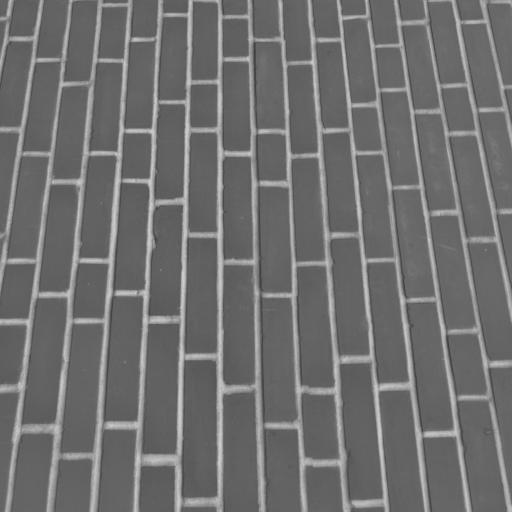
#> input picture brick.jpg, 512 x 512 px
$ python reference_version.py
#> lines starting #> are read from the running program, lines starting #| are printed output that depends on the picture; long printed decimals are rounded
#> in main, image is the input picture: shape (512, 512); min 58, max 210, mean 111.4
import math
from PIL import Image
import numpy as np
import math
import matplotlib.pyplot as plt

from skimage.filters import window, difference_of_gaussians
from scipy.fft import ifft2, fft2, fftshift
from skimage.registration import phase_cross_correlation
from skimage.transform import rotate, rescale

ANGLE = 24
SCALE = 1.4
SHIFTR = 30
SHIFTC = 15

import numpy as np
import matplotlib.pyplot as plt


def phase_correlation(a, b):
    G_a = np.fft.fft2(a)
    G_b = np.fft.fft2(b)
    conj_b = np.ma.conjugate(G_b)
    R = G_a * conj_b
    R /= np.absolute(R)
    r = np.fft.ifft2(R).real
    shifts = np.unravel_index(r.argmax(), a.shape)
    return shifts


def laplacian_of_gaussians(width, height, sigma):
    out = np.zeros((height, width))
    scale = -1 / (math.pi * sigma**4)
    scale2 = 1 / (2 * sigma**2)
    for row in range(height):
        for col in range(width):
            x = col - width // 2
            y = row - height // 2

            mdist = (x**2 + y**2) / (2 * sigma**2)
            out[row, col] = scale * (1 - mdist) * math.exp(-mdist)
    return out


def make_log_filter(width, height, sigma):
    spatial = laplacian_of_gaussians(width, height, sigma)
    return fftshift(fft2(spatial))


def _log_polar_mapping(row, col, k_angle, k_radius, center):
    """Inverse mapping function to convert from cartesian to polar coordinates."""
    angle = col / k_angle
    rr = (np.exp(row / k_radius) * np.sin(angle)) + center[0]
    cc = (np.exp(row / k_radius) * np.cos(angle)) + center[1]
    return rr, cc


def warp_polar2(image, radius, output_shape):
    height, width = output_shape
    center = (np.array(image.shape)[:2] / 2) - 0.5
    k_angle = height / (2 * np.pi)

    k_radius = width / np.log(radius)
    warped_image = np.zeros(output_shape, dtype=image.dtype)

    for y in range(height):
        for x in range(width):
            angle = y / k_angle
            rr = (np.exp(x / k_radius)) * np.sin(angle) + center[0]
            cc = (np.exp(x / k_radius)) * np.cos(angle) + center[1]

            # Bilinear interpolation
            x0 = int(np.floor(cc))
            x1 = x0 + 1
            y0 = int(np.floor(rr))
            y1 = y0 + 1

            # Check if all interpolation points are within bounds
            if (
                0 <= x0 < image.shape[1]
                and 0 <= x1 < image.shape[1]
                and 0 <= y0 < image.shape[0]
                and 0 <= y1 < image.shape[0]
            ):

                # Calculate interpolation weights
                wx = cc - x0
                wy = rr - y0

                # Perform bilinear interpolation
                top = image[y0, x0] * (1 - wx) + image[y0, x1] * wx
                bottom = image[y1, x0] * (1 - wx) + image[y1, x1] * wx
                warped_image[y, x] = top * (1 - wy) + bottom * wy
            else:
                # Handle boundary cases with nearest neighbor
                input_x = int(round(cc))
                input_y = int(round(rr))

                if 0 <= input_x < image.shape[1] and 0 <= input_y < image.shape[0]:
                    warped_image[y, x] = image[input_y, input_x]
                else:
                    warped_image[y, x] = 0

    return warped_image


def tukey_value(n, size, alpha):
    """
    Compute the Tukey window value for a given index.

    Parameters:
    - n: Index for which to compute the Tukey window value.
    - size: Size of the window dimension.
    - alpha: Shape parameter of the Tukey window.

    Returns:
    - value: Tukey window value at index n.
    """
    if n < alpha * (size - 1) / 2:
        value = 0.5 * (1 + np.cos(np.pi * (2 * n / (alpha * (size - 1)) - 1)))
    elif n <= (size - 1) * (1 - alpha / 2):
        value = 1
    else:
        value = 0.5 * (
            1 + np.cos(np.pi * (2 * n / (alpha * (size - 1)) - 2 / alpha + 1))
        )
    return value


def tukey_window_2d(width, height, alpha):
    """
    Create a 2D Tukey window using a single nested for loop.

    Parameters:
    - alpha: Shape parameter of the Tukey window.

    Returns:
    - window_2d: 2D Tukey window.
    """
    window_2d = np.zeros((height, width))

    for i in range(height):
        for j in range(width):
            tukey_i = tukey_value(i, height, alpha)
            tukey_j = tukey_value(j, width, alpha)
            window_2d[i, j] = tukey_i * tukey_j

    return window_2d


def has_at_least_one_factor_of_three(n):
    return n % 3 == 0


def is_composed_of_2s_and_3s(n):
    while n % 2 == 0:
        n //= 2
    while n % 3 == 0:
        n //= 3
    return n == 1


def round_up_to_next_valid_number(n):
    while True:
        if is_composed_of_2s_and_3s(n) and has_at_least_one_factor_of_three(n):
            return n
        n += 1


def pad_for_fft(image):
    old_height, old_width = image.shape
    new_width = round_up_to_next_valid_number(image.shape[1])
    new_height = round_up_to_next_valid_number(image.shape[0])
    out = np.zeros((new_height, new_width))
    out[0:old_height, 0:old_width] = image[0:old_height, 0:old_width]
    return out


def apply_changes(image):
    # Apply some changes
    translated = image[SHIFTR:, SHIFTC:]
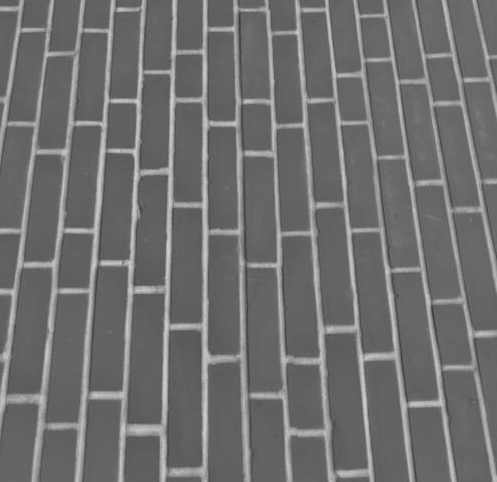
#> translated: shape (482, 497); min 58, max 210, mean 111.5
    rotated = rotate(translated, ANGLE)
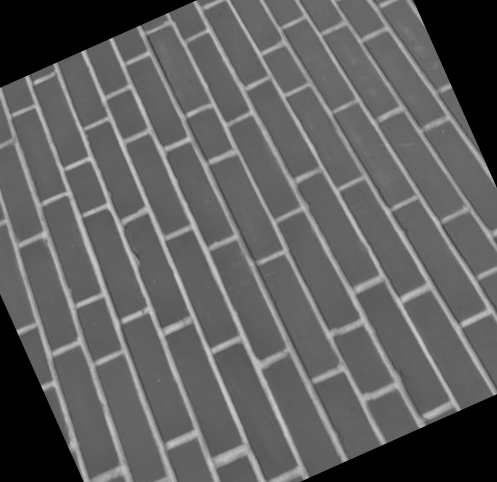
#> rotated: shape (482, 497) float64; min 0, max 0.81, mean 0.377
    rescaled = rescale(rotated, SCALE)
    image_height, image_width = image.shape
#> image_height = 512; image_width = 512
    rts_image = rescaled[:image_height, :image_width]
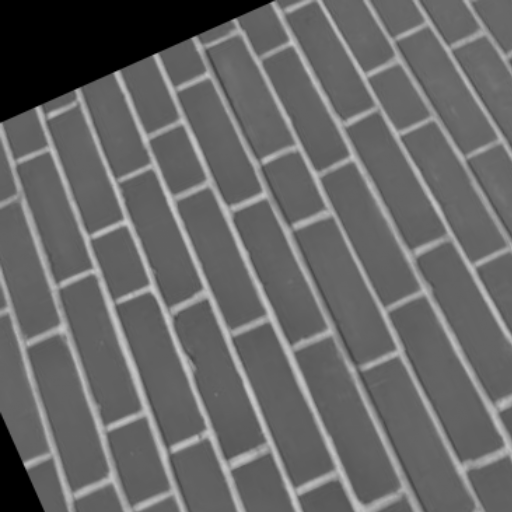
#> rts_image: shape (512, 512) float64; min 0, max 0.802, mean 0.405
    return rts_image


def main():
    image = np.array(Image.open("brick.jpg"))
    rts_image = apply_changes(image)

    image = pad_for_fft(image)
    rts_image = pad_for_fft(rts_image)
    image_height, image_width = image.shape
#> image_height = 576; image_width = 576

    tukey_image = tukey_window_2d(image_width, image_height, 1.0)
#> after the loop in tukey_window_2d, `for i in range(height):`:
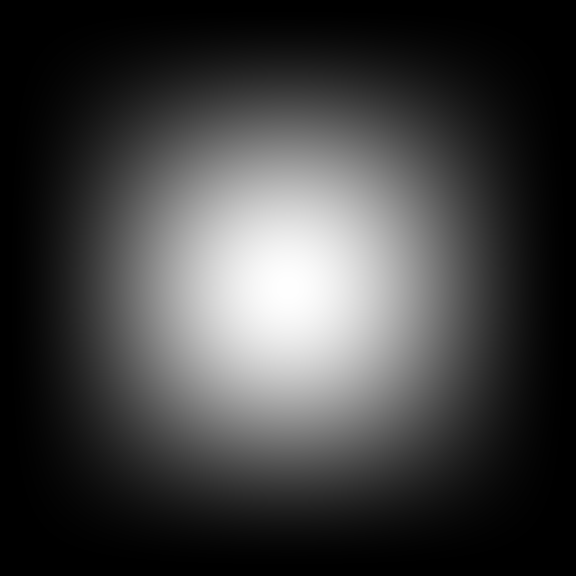
#> window_2d: shape (576, 576) float64; min 0, max 1, mean 0.249
    bp_filt = make_log_filter(image_width, image_height, 5)
#> after the loop in laplacian_of_gaussians, `for row in range(height):`:
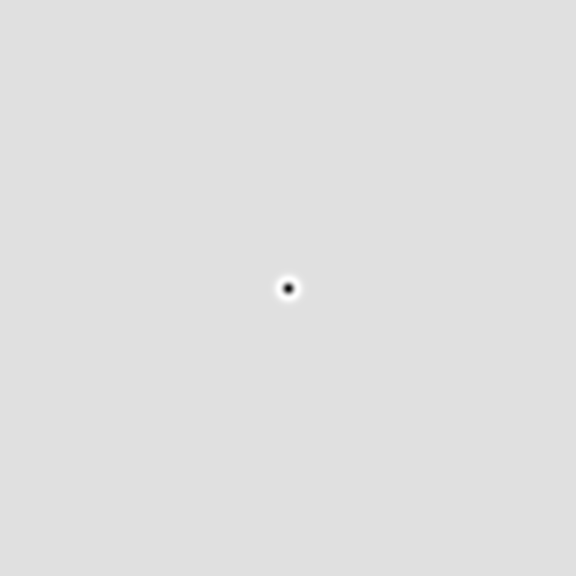
#> out: shape (576, 576) float64; min -0.000509, max 6.89e-05, mean 5.67e-24; drawn with min black and max white

    # window images
    wimage = image * tukey_image
    rts_wimage = rts_image * tukey_image

    # work with shifted FFT magnitudes
    image_fs = fftshift(fft2(wimage))
    rts_fs = fftshift(fft2(rts_wimage))

    image_fs = image_fs * bp_filt
    rts_fs = rts_fs * bp_filt

    # for vis
    image_filtered = np.abs(fftshift(ifft2(fftshift(image_fs))))
    rts_filtered = np.abs(fftshift(ifft2(fftshift(rts_fs))))
    # for vis

    image_fs = np.abs(image_fs)
    rts_fs = np.abs(rts_fs)

    # Create log-polar transformed FFT mag images and register
    shape = image_fs.shape
    radius = shape[0] // 8  # only take lower frequencies
    # [6 lines of commented-out code are left out]
    warped_image_fs = warp_polar2(
        image_fs,
        radius=radius,
        output_shape=shape,
    )
    warped_rts_fs = warp_polar2(
        rts_fs,
        radius=radius,
        output_shape=shape,
    )
#> call 2 of warp_polar2, with radius = 72, output_shape = (576, 576)
#> after the loop in warp_polar2 (call 2), `for y in range(height):`:
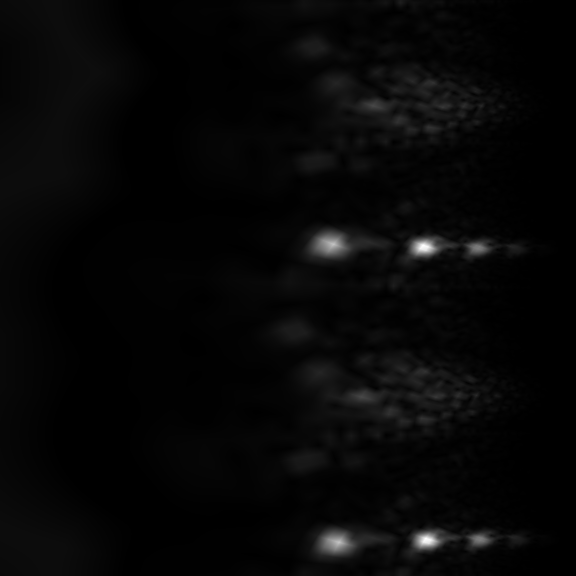
#> warped_image: shape (576, 576) float64; min 0.000269, max 42.52, mean 1.1; drawn with min black and max white

    shifts = phase_correlation(warped_image_fs, warped_rts_fs)

    # Use translation parameters to calculate rotation and scaling parameters
    shiftr, shiftc = shifts[0], shifts[1]
    recovered_angle = (360 / shape[0]) * shiftr
    klog = shape[1] / np.log(radius)
    shift_scale = np.exp(shiftc / klog)
    print(
        f"Logpolar shifts: {shiftr}, {shiftc}, angle: {recovered_angle}, scale: {shift_scale}"
    )
#| Logpolar shifts: 38, 44, angle: 23.75, scale: 1.386

    fig, axes = plt.subplots(3, 3, figsize=(8, 8))
    ax = axes.ravel()
    ax[0].set_title("Original Image FFT\n(magnitude; zoomed)")
    center = np.array(shape) // 2
    ax[0].imshow(
        image_fs[
            center[0] - radius : center[0] + radius,
            center[1] - radius : center[1] + radius,
        ],
        cmap="magma",
    )
    ax[1].set_title("Modified Image FFT\n(magnitude; zoomed)")
    ax[1].imshow(
        rts_fs[
            center[0] - radius : center[0] + radius,
            center[1] - radius : center[1] + radius,
        ],
        cmap="magma",
    )
    ax[2].set_title("Log-Polar-Transformed\nOriginal FFT")
    ax[2].imshow(warped_image_fs, cmap="magma")
    ax[3].set_title("Log-Polar-Transformed\nModified FFT")
    ax[3].imshow(warped_rts_fs, cmap="magma")
    ax[4].set_title("Filtered 1")
    ax[4].imshow(image_filtered)
    ax[5].set_title("Filtered 2")
    ax[5].imshow(rts_filtered)
    ax[6].set_title("bandpass filter re")
    ax[6].imshow(bp_filt.imag)
    ax[7].set_title("bandpass filter re")
    ax[7].imshow(bp_filt.real)
    fig.suptitle("Working in frequency domain can recover rotation and scaling")
    plt.show()
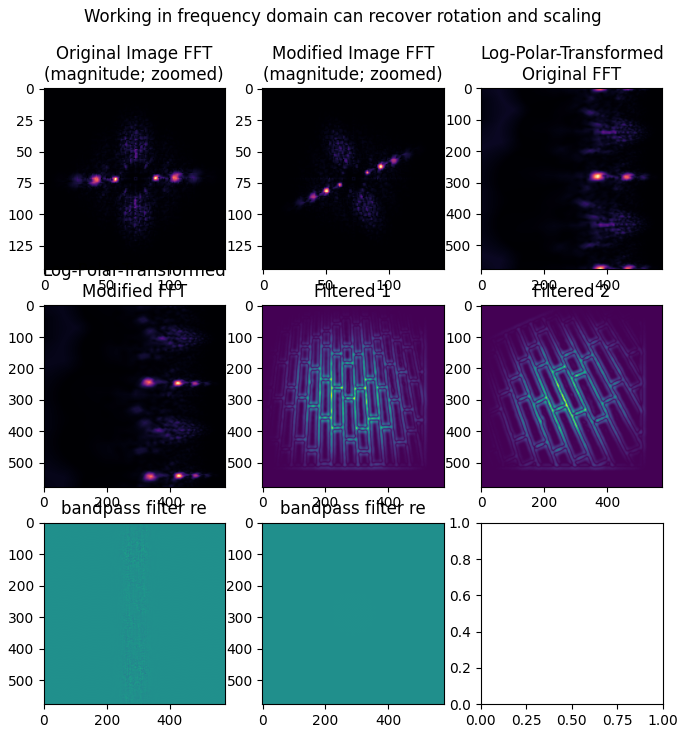
#> figure drawn by matplotlib, 8 panels

    print(f"Expected value for cc rotation in degrees: {ANGLE}")
    print(f"Recovered value for cc rotation: {recovered_angle}")
#| Recovered value for cc rotation: 23.75
    print()
    print(f"Expected value for scaling difference: {SCALE}")
    print(f"Recovered value for scaling difference: {shift_scale}")
#| Recovered value for scaling difference: 1.386


main()
